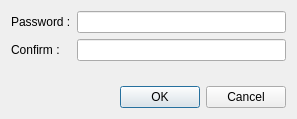
<?xml version="1.0" encoding="UTF-8"?>
<ui version="4.0">
 <class>ABInpurPasswordDialog</class>
 <widget class="QDialog" name="ABInpurPasswordDialog">
  <property name="geometry">
   <rect>
    <x>0</x>
    <y>0</y>
    <width>297</width>
    <height>119</height>
   </rect>
  </property>
  <property name="windowTitle">
   <string>Dialog</string>
  </property>
  <layout class="QGridLayout" name="gridLayout">
   <item row="0" column="0">
    <widget class="QLabel" name="label">
     <property name="text">
      <string>Password :</string>
     </property>
    </widget>
   </item>
   <item row="0" column="1">
    <widget class="QLineEdit" name="lineEdit">
     <property name="minimumSize">
      <size>
       <width>200</width>
       <height>0</height>
      </size>
     </property>
    </widget>
   </item>
   <item row="1" column="0">
    <widget class="QLabel" name="label_2">
     <property name="text">
      <string>Confirm :</string>
     </property>
    </widget>
   </item>
   <item row="1" column="1">
    <widget class="QLineEdit" name="lineEdit_2">
     <property name="minimumSize">
      <size>
       <width>200</width>
       <height>0</height>
      </size>
     </property>
    </widget>
   </item>
   <item row="2" column="1">
    <spacer name="verticalSpacer">
     <property name="orientation">
      <enum>Qt::Vertical</enum>
     </property>
     <property name="sizeHint" stdset="0">
      <size>
       <width>20</width>
       <height>40</height>
      </size>
     </property>
    </spacer>
   </item>
   <item row="3" column="1">
    <widget class="QDialogButtonBox" name="buttonBox">
     <property name="orientation">
      <enum>Qt::Horizontal</enum>
     </property>
     <property name="standardButtons">
      <set>QDialogButtonBox::Cancel|QDialogButtonBox::Ok</set>
     </property>
    </widget>
   </item>
  </layout>
 </widget>
 <resources/>
 <connections>
  <connection>
   <sender>buttonBox</sender>
   <signal>accepted()</signal>
   <receiver>ABInpurPasswordDialog</receiver>
   <slot>accept()</slot>
   <hints>
    <hint type="sourcelabel">
     <x>248</x>
     <y>254</y>
    </hint>
    <hint type="destinationlabel">
     <x>157</x>
     <y>274</y>
    </hint>
   </hints>
  </connection>
  <connection>
   <sender>buttonBox</sender>
   <signal>rejected()</signal>
   <receiver>ABInpurPasswordDialog</receiver>
   <slot>reject()</slot>
   <hints>
    <hint type="sourcelabel">
     <x>316</x>
     <y>260</y>
    </hint>
    <hint type="destinationlabel">
     <x>286</x>
     <y>274</y>
    </hint>
   </hints>
  </connection>
 </connections>
</ui>
